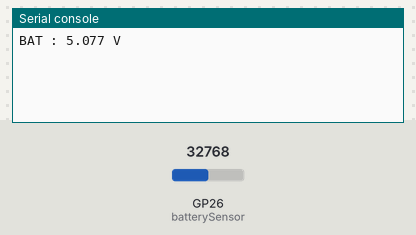
The program below on a simulated Raspberry Pi Pico running MicroPython. On the bench: the last lines printed to the serial console. Inputs (shaded band) come from the test bench; at power-on: GP26 (batterySensor) = 32768 (analog values on the 0–65535 scale).

Above: at 1.2 s.
1.3 s: GP26 (batterySensor) set to 45874
At 2.6 s:
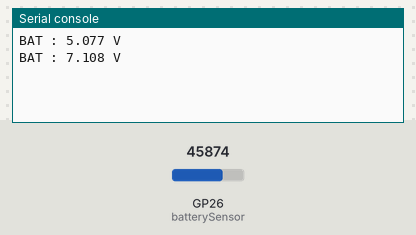
2.8 s: GP26 (batterySensor) set to 57670
At 3.5 s:
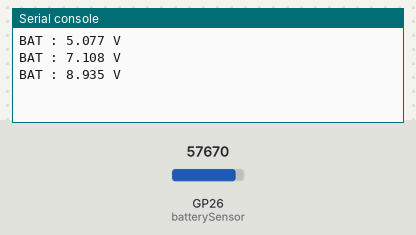
Timing chart, 0 to 5.8 s (numbered marks = the images above; inputs shaded):
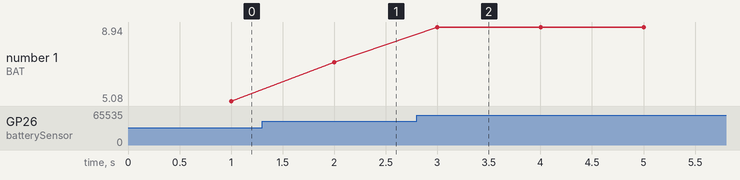

Measured:
- after the input at 1.3 s, the serial console: prints a new line after 0.70 s (image 1)
- after the input at 2.8 s, the serial console: prints a new line after 0.20 s (image 2)
- plotted number 1: 5.08 → 7.11 after the input at 1.3 s, 7.11 → 8.94 after the input at 2.8 s

The program:

08_battery_03.py
```python
from machine import ADC,Timer
import time

batterySensor=ADC(26) # 핀번호
tim = Timer()

def tick(timer):
    batteryValue=batterySensor.read_u16()
    batteryVoltage=batteryValue/65535*3.3
    batteryVoltage=batteryVoltage*3.077
    print(f'BAT : {batteryVoltage:.3f} V')
    time.sleep(0.1)
tim.init(freq=1, mode=Timer.PERIODIC, callback=tick)


    
```
